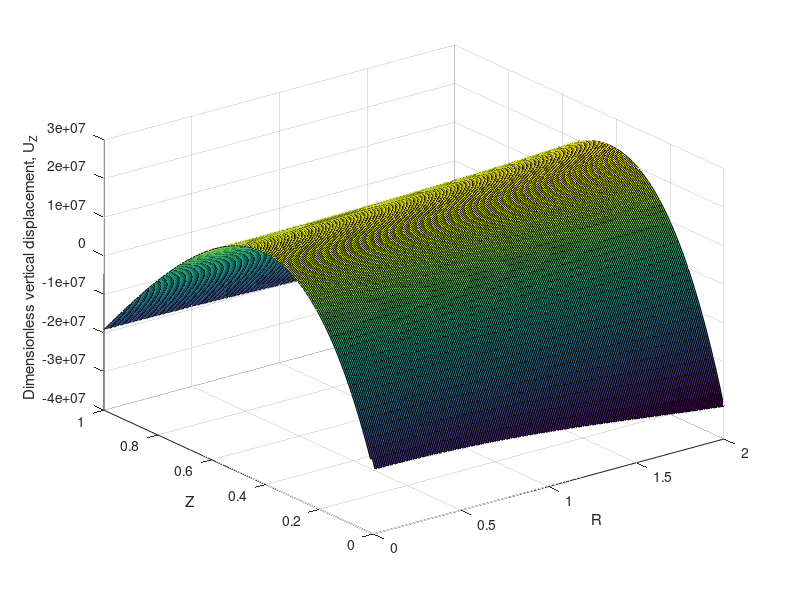

MATLAB code for this plot:
r=0:0.01:2;
z=0:0.01:1;
[R,Z]=meshgrid(r,z);
nu=0.2;gamma=3.2453;beta=2.9247;H=0.8;
delta=3-4.*nu;
A=delta+(1./delta);
B=4./delta;
C=(((delta-1).^2)./delta)+(delta./(delta+1).^2)+1;
I1=delta.*(Z.^2./2.*(Z.^2+R.^2).^(3/2)+(1-nu)./(Z.^2+R.^2).^(1/2));
A1=Z+2.*H;
I2=3.*delta.*B.*H.^2.*Z.*A1.*(2.*A1.^2-3.*R.^2)./2.*(A1.^2+R.^2).^(7/2)+....
H.*((Z-H)+delta.*(1-nu).*B.*H).*(2.*A1.^2-R.^2)./(A1.^2+R.^2).^(5/2)-....
(Z.*(1-delta.*A)-4.*H.*(1-nu)).*A1./2.*(A1.^2+R.^2).^(3/2)-....
delta.*(1-nu).*(1-A)./(A1.^2+R.^2).^(1/2);
A2=Z+4.*H;
I3=3.*B.*H.^3.*(Z-H).*(8.*A2.^4-24.*A2.^2.*R.^2+3.*R.^4)./(A2.^2+R.^2).^(9/2)+....
3.*(4.*(1-nu).*H-Z).*B.*H.^2.*A2.*(2.*A2.^2-3.*R.^2)./2.*(A2.^2+R.^2).^(7/2)+....
H.*(A.*(Z-H)-delta.*(1-nu).*B.*H).*(2.*A2.^2-R.^2)./(A2.^2+R.^2).^(5/2)+...
(4.*H.*(1-nu)-Z).*A.*A2./2.*(A2.^2+R.^2).^(3/2);
I4=delta.*(1-nu).*A./(A2.^2+R.^2).^(1/2);
A3=Z+gamma.*H;
I5=delta.*(3.*beta.*H.^2.*Z.*A3.*(2.*A3.^2-3.*R.^2)./2.*(A3.^2+R.^2).^(7/2)+....
(1-nu).*beta.*H.^2.*(2.*A3.^2-R.^2)./(A3.^2+R.^2).^(5/2)+....
C.*Z.*A3./2.*(A3.^2+R.^2).^(3/2)-C.*(1-nu)./(A3.^2+R.^2).^(1/2));
A4=Z+(gamma+2).*H;
I6=3.*beta.*H.^3.*(Z-H).*(8.*A4.^4-24.*A4.^2.*R.^2+3.*R.^4)./(A4.^2+R.^2).^(9/2)+....
3.*(4.*(1-nu).*H-Z).*beta.*H.^2.*A4.*(2.*A4.^2-3.*R.^2)./2.*(A4.^2+R.^2).^(7/2)+....
H.*(C.*(Z-H)-delta.*(1-nu).*beta.*H).*(2.*A4.^2-R.^2)./(A4.^2+R.^2).^(5/2)+...
(4.*H.*(1-nu)-Z).*C.*A4./2.*(A4.^2+R.^2).^(3/2)-...
delta.*(1-nu).*C./(A4.^2+R.^2).^(1/2);
A5=2.*H-Z;
I7=H.*(Z-H).*(2.*A5.^2-R.^2)./(A5.^2+R.^2).^(5/2)-....
(4.*H.*(1-nu)-Z).*A5./2.*(A5.^2+R.^2).^(3/2)-....
delta.*(1-nu)./(A5.^2+R.^2).^(1/2);
A6=4.*H-Z;
I8=3.*B.*H.^3.*(Z-H).*(8.*A6.^4-24.*A6.^2.*R.^2+3.*R.^4)./(A6.^2+R.^2).^(9/2)-....
3.*(4.*(1-nu).*H-Z).*B.*H.^2.*A6.*(2.*A6.^2-3.*R.^2)./2.*(A6.^2+R.^2).^(7/2)+....
H.*(A.*(Z-H)-delta.*(1-nu).*B.*H).*(2.*A6.^2-R.^2)./(A6.^2+R.^2).^(5/2)+...
(Z.*(A-delta)-4.*H.*(1-nu).*A).*A6./2.*(A6.^2+R.^2).^(3/2)+...
delta.*(1-nu).*(1-A)./(A6.^2+R.^2).^(1/2);
A7=6.*H-Z;
I9=delta.*(3.*B.*H.^2.*Z.*A7.*(2.*A7.^2-3.*R.^2)./2.*(A7.^2+R.^2).^(7/2)-....
(1-nu).*B.*H.^2.*(2.*A7.^2-R.^2)./(A7.^2+R.^2).^(5/2)-....
A.*Z.*A7./2.*(A7.^2+R.^2).^(3/2)-A.*(1-nu)./(A7.^2+R.^2).^(1/2));
A8=(gamma+4).*H-Z;
I10=delta.*(3.*beta.*H.^2.*Z.*A8.*(2.*A8.^2-3.*R.^2)./2.*(A8.^2+R.^2).^(7/2)-....
(1-nu).*beta.*H.^2.*(2.*A8.^2-R.^2)./(A8.^2+R.^2).^(5/2)+....
C.*Z.*A8./2.*(A8.^2+R.^2).^(3/2)-C.*(1-nu)./(A8.^2+R.^2).^(1/2));
A9=(gamma+2).*H-Z;
I11=3.*beta.*H.^3.*(Z-H).*(8.*A9.^4-24.*A9.^2.*R.^2+3.*R.^4)./(A9.^2+R.^2).^(9/2)-....
3.*(4.*(1-nu).*H-Z).*beta.*H.^2.*A9.*(2.*A9.^2-3.*R.^2)./2.*(A9.^2+R.^2).^(7/2)+....
C.*H.*(Z-H).*(2.*A9.^2-R.^2)./(A9.^2+R.^2).^(5/2)-...
(4.*H.*(1-nu)-Z).*C.*A9./2.*(A9.^2+R.^2).^(3/2)-...
delta.*(1-nu).*C./(A9.^2+R.^2).^(1/2);
u=(I1-I2+I3-I4+I5-I6+I7-I8-I9+I10+I11)./2;
surf(R,Z,u)
xlabel('R'); ylabel('Z');
zlabel('Dimensionless vertical displacement, U_Z');